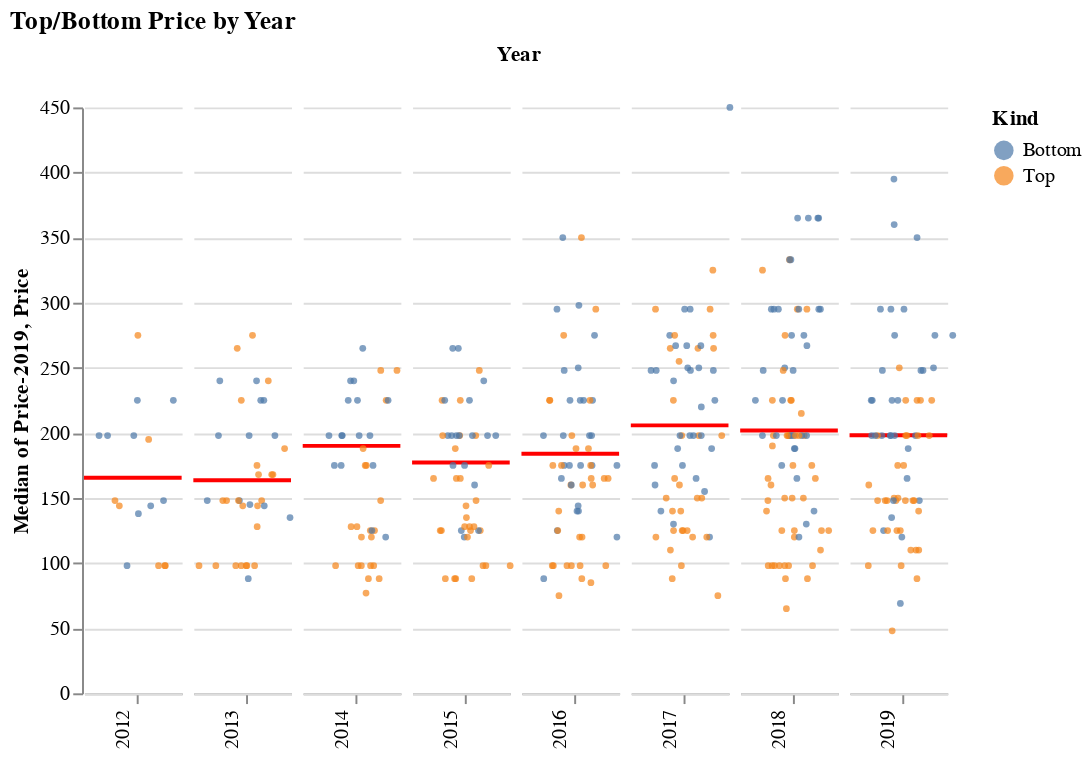

Write notebook code for a chart like this one.
### Markdown cell above
But if we take layers out of the equation and restrict our view to tops and bottoms, the impression changes a little. Median prices in this case have bounced around a bit more. The current median is a little less than in 2017 but up on an inflation-adjusted basis compared to 2012.

### Code cell
# Same excluding layers
plots.price_plot(clothes_products_df[clothes_products_df['Kind'] != 'Layer'], 'Kind', kind_sort_order).properties(title='Top/Bottom Price by Year')

### Figure 1 — Vega-Lite specification as saved in the notebook (floating-point values rounded to 4 significant figures; data arrays with more than 128 entries replaced by an {"elided": "..."} marker saying what was removed)
{"$schema": "https://vega.github.io/schema/vega-lite/v3.4.0.json", "config": {"facet": {"spacing": 0}, "mark": {"tooltip": null}, "view": {"height": 300, "stroke": null, "width": 400}}, "data": {"name": "data-69dc6b4e984a97b11935639fecc595a6"}, "datasets": {"data-69dc6b4e984a97b11935639fecc595a6": {"elided": "399 records"}}, "facet": {"column": {"field": "Year", "header": {"labelAlign": "right", "labelAngle": -90, "labelOrient": "bottom", "labelPadding": 3, "titleOrient": "top"}, "type": "ordinal"}}, "spec": {"layer": [{"encoding": {"y": {"aggregate": "median", "field": "Price-2019", "type": "quantitative"}}, "mark": {"color": "red", "size": 2, "type": "rule"}, "width": 50}, {"encoding": {"color": {"field": "Kind", "scale": {"scheme": "tableau10"}, "sort": ["Bottom", "Top", "Layer"], "type": "nominal"}, "tooltip": [{"field": "Product", "type": "nominal"}, {"field": "Price", "type": "quantitative"}, {"field": "Price-2019", "type": "quantitative"}], "x": {"axis": {"grid": false, "labels": false, "ticks": true, "values": [0]}, "field": "jitter", "scale": {}, "title": null, "type": "quantitative"}, "y": {"axis": {}, "field": "Price", "scale": {}, "type": "quantitative"}}, "mark": {"opacity": 0.7, "size": 12, "type": "circle"}, "transform": [{"as": "jitter", "calculate": "sqrt(-2*log(random()))*cos(2*PI*random())"}], "width": 50}]}, "title": "Top/Bottom Price by Year"}
